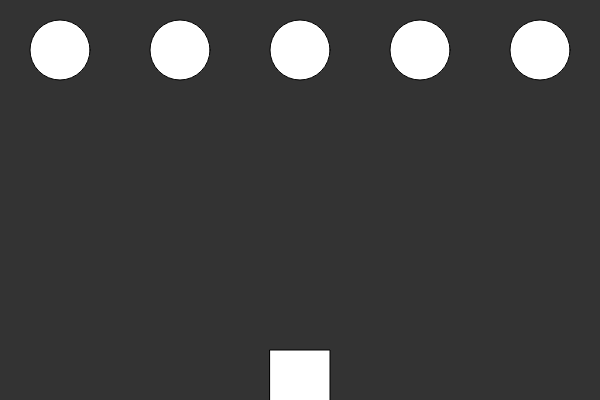
Frame 1 (no input)
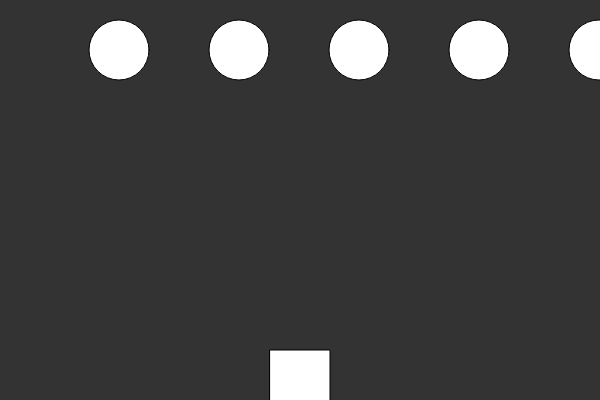
Frame 60 (no input)
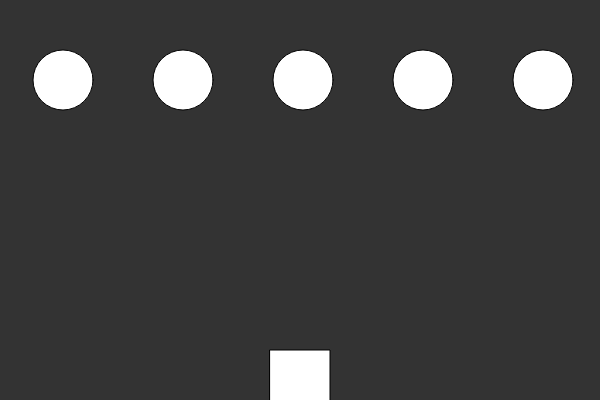
Frame 120 (the mouse pressed at the canvas centre since frame 60)

The p5.js sketch that drew these frames (run headless with seeded random() and noise() and a simulated clock; from frame 60 on, the mouse is pressed at the canvas centre):

// p5.js sketch
// ── sketch.js
var ship;
var enemies = [];
var drops = [];

function setup() {
  createCanvas(600, 400);
  ship = new Ship();
  for(var i = 0; i<5; i++){
    enemies[i] = new Enemy(60, i);
  }
}

function draw() {
  background(51);
  ship.show();
  ship.move();
  for(var i = 0; i < drops.length; i++){
    drops[i].show();
    drops[i].move();

    for(var j = 0; j < enemies.length; j++){
      enemies[j].show();
      if(drops[i].hits(enemies[j])){
        enemies[j].getDamage();
        drops[i].deleteDrop();
      }
    }
  }
  var edge = false;
  for(var i = 0; i < enemies.length; i++){
    enemies[i].show();
    enemies[i].move();

    if(enemies[i].x > width || enemies[i].x < 0){
      edge = true;
    }
  }

  if(edge){
    for(var i = 0; i < enemies.length; i++){
      enemies[i].shiftDown();
    }
  }

  for(var i = drops.length-1; i >= 0; i--){
    if(drops[i].deletable){
      drops.splice(i,1);
    }
  }
}

function keyReleased(){
  if(key != ' '){
    ship.setDir(0);
  }
}

function keyPressed(){

  if(key == ' '){
    var drop = new Drop(ship.x, 340);
    drops.push(drop);
  }


  if(keyCode === RIGHT_ARROW){
    ship.setDir(1);
  }
  if(keyCode === LEFT_ARROW){
    ship.setDir(-1);
  }
}

// ── drop.js
function Drop(x, y){
    this.x = x;
    this.y = y;
    this.r = 8;
    this.deletable = false;
    
    this.show = function(){
        noStroke();
        fill(150,0,255);
        ellipse(this.x, this.y, this.r * 2, this.r * 2);
    }

    this.move = function(){
        this.y = this.y - 5;
    }

    this.hits = function(enemy){
        var d = dist(this.x, this.y, enemy.x, enemy.y);
        if(d < this.r + enemy.r){
            return true;
        }
        else{
            return false;
        }
    }

    this.deleteDrop = function(){
        this.deletable = true;
    }
}
// ── enemy.js
function Enemy(diff, count){
    this.x = diff + (diff + 60) * count;
    this.y = 50;
    this.r = 30;
    this.hp = 100;
    
    this.xDir = 1;


    this.show = function(){
        fill(255);
        ellipse(this.x, this.y, this.r * 2, this.r * 2);
    }

    this.getDamage = function(){
        this.hp -= 40;
        
    }

    this.move = function(){
        this.x = this.x + this.xDir;
    }

    this.shiftDown = function(){
        this.xDir *= -1;
        this.y += this.r;
    }
}
// ── ship.js
function Ship(){
    this.x = width/2;
    this.xDir = 0;
    
    this.show = function(){
        fill(255);
        rectMode(CENTER);
        rect(this.x, height-20, 60, 60);
    }

    this.move = function(dir){
        this.x += this.xDir * 5;
    }

    this.setDir = function(dir){
        this.xDir = dir;
    }
}
